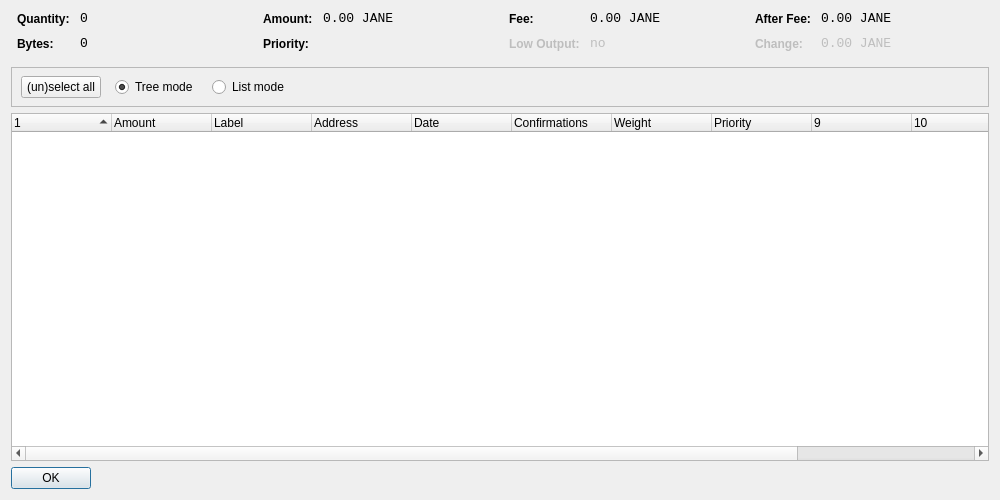
<?xml version="1.0" encoding="UTF-8"?>
<ui version="4.0">
 <class>CoinControlDialog</class>
 <widget class="QWidget" name="CoinControlDialog">
  <property name="geometry">
   <rect>
    <x>0</x>
    <y>0</y>
    <width>1000</width>
    <height>500</height>
   </rect>
  </property>
  <property name="windowTitle">
   <string>Coin Control</string>
  </property>
  <layout class="QVBoxLayout" name="verticalLayout">
   <item>
    <layout class="QHBoxLayout" name="horizontalLayoutTop" stretch="0,0,0,0">
     <property name="topMargin">
      <number>0</number>
     </property>
     <property name="bottomMargin">
      <number>10</number>
     </property>
     <item>
      <layout class="QFormLayout" name="formLayoutCoinControl1">
       <property name="horizontalSpacing">
        <number>10</number>
       </property>
       <property name="verticalSpacing">
        <number>10</number>
       </property>
       <property name="leftMargin">
        <number>6</number>
       </property>
       <property name="rightMargin">
        <number>6</number>
       </property>
       <item row="0" column="0">
        <widget class="QLabel" name="labelCoinControlQuantityText">
         <property name="styleSheet">
          <string notr="true">font-weight:bold;</string>
         </property>
         <property name="text">
          <string>Quantity:</string>
         </property>
        </widget>
       </item>
       <item row="0" column="1">
        <widget class="QLabel" name="labelCoinControlQuantity">
         <property name="font">
          <font>
           <family>Monospace</family>
           <pointsize>10</pointsize>
          </font>
         </property>
         <property name="cursor">
          <cursorShape>IBeamCursor</cursorShape>
         </property>
         <property name="contextMenuPolicy">
          <enum>Qt::ActionsContextMenu</enum>
         </property>
         <property name="text">
          <string notr="true">0</string>
         </property>
         <property name="textInteractionFlags">
          <set>Qt::LinksAccessibleByMouse|Qt::TextSelectableByKeyboard|Qt::TextSelectableByMouse</set>
         </property>
        </widget>
       </item>
       <item row="1" column="0">
        <widget class="QLabel" name="labelCoinControlBytesText">
         <property name="styleSheet">
          <string notr="true">font-weight:bold;</string>
         </property>
         <property name="text">
          <string>Bytes:</string>
         </property>
        </widget>
       </item>
       <item row="1" column="1">
        <widget class="QLabel" name="labelCoinControlBytes">
         <property name="font">
          <font>
           <family>Monospace</family>
           <pointsize>10</pointsize>
          </font>
         </property>
         <property name="cursor">
          <cursorShape>IBeamCursor</cursorShape>
         </property>
         <property name="contextMenuPolicy">
          <enum>Qt::ActionsContextMenu</enum>
         </property>
         <property name="text">
          <string notr="true">0</string>
         </property>
         <property name="textInteractionFlags">
          <set>Qt::LinksAccessibleByMouse|Qt::TextSelectableByKeyboard|Qt::TextSelectableByMouse</set>
         </property>
        </widget>
       </item>
      </layout>
     </item>
     <item>
      <layout class="QFormLayout" name="formLayoutCoinControl2">
       <property name="horizontalSpacing">
        <number>10</number>
       </property>
       <property name="verticalSpacing">
        <number>10</number>
       </property>
       <property name="leftMargin">
        <number>6</number>
       </property>
       <property name="rightMargin">
        <number>6</number>
       </property>
       <item row="0" column="0">
        <widget class="QLabel" name="labelCoinControlAmountText">
         <property name="styleSheet">
          <string notr="true">font-weight:bold;</string>
         </property>
         <property name="text">
          <string>Amount:</string>
         </property>
        </widget>
       </item>
       <item row="0" column="1">
        <widget class="QLabel" name="labelCoinControlAmount">
         <property name="font">
          <font>
           <family>Monospace</family>
           <pointsize>10</pointsize>
          </font>
         </property>
         <property name="cursor">
          <cursorShape>IBeamCursor</cursorShape>
         </property>
         <property name="contextMenuPolicy">
          <enum>Qt::ActionsContextMenu</enum>
         </property>
         <property name="text">
          <string notr="true">0.00 JANE</string>
         </property>
         <property name="textInteractionFlags">
          <set>Qt::LinksAccessibleByMouse|Qt::TextSelectableByKeyboard|Qt::TextSelectableByMouse</set>
         </property>
        </widget>
       </item>
       <item row="1" column="0">
        <widget class="QLabel" name="labelCoinControlPriorityText">
         <property name="styleSheet">
          <string notr="true">font-weight:bold;</string>
         </property>
         <property name="text">
          <string>Priority:</string>
         </property>
        </widget>
       </item>
       <item row="1" column="1">
        <widget class="QLabel" name="labelCoinControlPriority">
         <property name="font">
          <font>
           <family>Monospace</family>
           <pointsize>10</pointsize>
          </font>
         </property>
         <property name="cursor">
          <cursorShape>IBeamCursor</cursorShape>
         </property>
         <property name="contextMenuPolicy">
          <enum>Qt::ActionsContextMenu</enum>
         </property>
         <property name="text">
          <string/>
         </property>
         <property name="textInteractionFlags">
          <set>Qt::LinksAccessibleByMouse|Qt::TextSelectableByKeyboard|Qt::TextSelectableByMouse</set>
         </property>
        </widget>
       </item>
      </layout>
     </item>
     <item>
      <layout class="QFormLayout" name="formLayoutCoinControl3">
       <property name="horizontalSpacing">
        <number>10</number>
       </property>
       <property name="verticalSpacing">
        <number>10</number>
       </property>
       <property name="leftMargin">
        <number>6</number>
       </property>
       <property name="rightMargin">
        <number>6</number>
       </property>
       <item row="0" column="0">
        <widget class="QLabel" name="labelCoinControlFeeText">
         <property name="styleSheet">
          <string notr="true">font-weight:bold;</string>
         </property>
         <property name="text">
          <string>Fee:</string>
         </property>
        </widget>
       </item>
       <item row="0" column="1">
        <widget class="QLabel" name="labelCoinControlFee">
         <property name="font">
          <font>
           <family>Monospace</family>
           <pointsize>10</pointsize>
          </font>
         </property>
         <property name="cursor">
          <cursorShape>IBeamCursor</cursorShape>
         </property>
         <property name="contextMenuPolicy">
          <enum>Qt::ActionsContextMenu</enum>
         </property>
         <property name="text">
          <string notr="true">0.00 JANE</string>
         </property>
         <property name="textInteractionFlags">
          <set>Qt::LinksAccessibleByMouse|Qt::TextSelectableByKeyboard|Qt::TextSelectableByMouse</set>
         </property>
        </widget>
       </item>
       <item row="1" column="0">
        <widget class="QLabel" name="labelCoinControlLowOutputText">
         <property name="enabled">
          <bool>false</bool>
         </property>
         <property name="styleSheet">
          <string notr="true">font-weight:bold;</string>
         </property>
         <property name="text">
          <string>Low Output:</string>
         </property>
        </widget>
       </item>
       <item row="1" column="1">
        <widget class="QLabel" name="labelCoinControlLowOutput">
         <property name="enabled">
          <bool>false</bool>
         </property>
         <property name="font">
          <font>
           <family>Monospace</family>
           <pointsize>10</pointsize>
          </font>
         </property>
         <property name="cursor">
          <cursorShape>IBeamCursor</cursorShape>
         </property>
         <property name="contextMenuPolicy">
          <enum>Qt::ActionsContextMenu</enum>
         </property>
         <property name="text">
          <string>no</string>
         </property>
         <property name="textInteractionFlags">
          <set>Qt::LinksAccessibleByMouse|Qt::TextSelectableByKeyboard|Qt::TextSelectableByMouse</set>
         </property>
        </widget>
       </item>
      </layout>
     </item>
     <item>
      <layout class="QFormLayout" name="formLayoutCoinControl4">
       <property name="horizontalSpacing">
        <number>10</number>
       </property>
       <property name="verticalSpacing">
        <number>10</number>
       </property>
       <property name="leftMargin">
        <number>6</number>
       </property>
       <property name="rightMargin">
        <number>6</number>
       </property>
       <item row="0" column="0">
        <widget class="QLabel" name="labelCoinControlAfterFeeText">
         <property name="styleSheet">
          <string notr="true">font-weight:bold;</string>
         </property>
         <property name="text">
          <string>After Fee:</string>
         </property>
        </widget>
       </item>
       <item row="0" column="1">
        <widget class="QLabel" name="labelCoinControlAfterFee">
         <property name="font">
          <font>
           <family>Monospace</family>
           <pointsize>10</pointsize>
          </font>
         </property>
         <property name="cursor">
          <cursorShape>IBeamCursor</cursorShape>
         </property>
         <property name="contextMenuPolicy">
          <enum>Qt::ActionsContextMenu</enum>
         </property>
         <property name="text">
          <string notr="true">0.00 JANE</string>
         </property>
         <property name="textInteractionFlags">
          <set>Qt::LinksAccessibleByMouse|Qt::TextSelectableByKeyboard|Qt::TextSelectableByMouse</set>
         </property>
        </widget>
       </item>
       <item row="1" column="0">
        <widget class="QLabel" name="labelCoinControlChangeText">
         <property name="enabled">
          <bool>false</bool>
         </property>
         <property name="styleSheet">
          <string notr="true">font-weight:bold;</string>
         </property>
         <property name="text">
          <string>Change:</string>
         </property>
        </widget>
       </item>
       <item row="1" column="1">
        <widget class="QLabel" name="labelCoinControlChange">
         <property name="enabled">
          <bool>false</bool>
         </property>
         <property name="font">
          <font>
           <family>Monospace</family>
           <pointsize>10</pointsize>
          </font>
         </property>
         <property name="cursor">
          <cursorShape>IBeamCursor</cursorShape>
         </property>
         <property name="contextMenuPolicy">
          <enum>Qt::ActionsContextMenu</enum>
         </property>
         <property name="text">
          <string notr="true">0.00 JANE</string>
         </property>
         <property name="textInteractionFlags">
          <set>Qt::LinksAccessibleByMouse|Qt::TextSelectableByKeyboard|Qt::TextSelectableByMouse</set>
         </property>
        </widget>
       </item>
      </layout>
     </item>
    </layout>
   </item>
   <item>
    <widget class="QFrame" name="frame">
     <property name="minimumSize">
      <size>
       <width>0</width>
       <height>40</height>
      </size>
     </property>
     <property name="frameShape">
      <enum>QFrame::StyledPanel</enum>
     </property>
     <property name="frameShadow">
      <enum>QFrame::Sunken</enum>
     </property>
     <widget class="QWidget" name="horizontalLayoutWidget">
      <property name="geometry">
       <rect>
        <x>10</x>
        <y>0</y>
        <width>781</width>
        <height>41</height>
       </rect>
      </property>
      <layout class="QHBoxLayout" name="horizontalLayoutPanel" stretch="0,0,0,0">
       <property name="spacing">
        <number>14</number>
       </property>
       <item>
        <widget class="QPushButton" name="pushButtonSelectAll">
         <property name="sizePolicy">
          <sizepolicy hsizetype="Maximum" vsizetype="Fixed">
           <horstretch>0</horstretch>
           <verstretch>0</verstretch>
          </sizepolicy>
         </property>
         <property name="text">
          <string>(un)select all</string>
         </property>
        </widget>
       </item>
       <item>
        <widget class="QRadioButton" name="radioTreeMode">
         <property name="sizePolicy">
          <sizepolicy hsizetype="Maximum" vsizetype="Fixed">
           <horstretch>0</horstretch>
           <verstretch>0</verstretch>
          </sizepolicy>
         </property>
         <property name="text">
          <string>Tree mode</string>
         </property>
         <property name="checked">
          <bool>true</bool>
         </property>
        </widget>
       </item>
       <item>
        <widget class="QRadioButton" name="radioListMode">
         <property name="sizePolicy">
          <sizepolicy hsizetype="Maximum" vsizetype="Fixed">
           <horstretch>0</horstretch>
           <verstretch>0</verstretch>
          </sizepolicy>
         </property>
         <property name="text">
          <string>List mode</string>
         </property>
        </widget>
       </item>
       <item>
        <spacer name="horizontalSpacer">
         <property name="orientation">
          <enum>Qt::Horizontal</enum>
         </property>
         <property name="sizeHint" stdset="0">
          <size>
           <width>40</width>
           <height>20</height>
          </size>
         </property>
        </spacer>
       </item>
      </layout>
     </widget>
    </widget>
   </item>
   <item>
    <widget class="CoinControlTreeWidget" name="treeWidget">
     <property name="contextMenuPolicy">
      <enum>Qt::CustomContextMenu</enum>
     </property>
     <property name="sortingEnabled">
      <bool>false</bool>
     </property>
     <property name="columnCount">
      <number>12</number>
     </property>
     <attribute name="headerShowSortIndicator" stdset="0">
      <bool>true</bool>
     </attribute>
     <attribute name="headerStretchLastSection">
      <bool>false</bool>
     </attribute>
     <column>
      <property name="text">
       <string/>
      </property>
     </column>
     <column>
      <property name="text">
       <string>Amount</string>
      </property>
     </column>
     <column>
      <property name="text">
       <string>Label</string>
      </property>
     </column>
     <column>
      <property name="text">
       <string>Address</string>
      </property>
     </column>
     <column>
      <property name="text">
       <string>Date</string>
      </property>
     </column>
     <column>
      <property name="text">
       <string>Confirmations</string>
      </property>
      <property name="toolTip">
       <string>Confirmed</string>
      </property>
     </column>
     <column>
      <property name="text">
       <string>Weight</string>
      </property>
     </column>
     <column>
      <property name="text">
       <string>Priority</string>
      </property>
     </column>
     <column>
      <property name="text">
       <string/>
      </property>
     </column>
     <column>
      <property name="text">
       <string/>
      </property>
     </column>
     <column>
      <property name="text">
       <string/>
      </property>
     </column>
     <column>
      <property name="text">
       <string/>
      </property>
     </column>
    </widget>
   </item>
   <item>
    <widget class="QDialogButtonBox" name="buttonBox">
     <property name="sizePolicy">
      <sizepolicy hsizetype="Maximum" vsizetype="Fixed">
       <horstretch>0</horstretch>
       <verstretch>0</verstretch>
      </sizepolicy>
     </property>
     <property name="orientation">
      <enum>Qt::Horizontal</enum>
     </property>
     <property name="standardButtons">
      <set>QDialogButtonBox::Ok</set>
     </property>
    </widget>
   </item>
  </layout>
 </widget>
 <customwidgets>
  <customwidget>
   <class>CoinControlTreeWidget</class>
   <extends>QTreeWidget</extends>
   <header>coincontroltreewidget.h</header>
  </customwidget>
 </customwidgets>
 <resources/>
 <connections/>
</ui>
